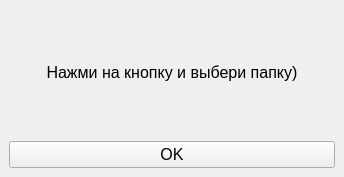
<?xml version="1.0" encoding="UTF-8"?>
<ui version="4.0">
 <class>MainWindow</class>
 <widget class="QMainWindow" name="MainWindow">
  <property name="geometry">
   <rect>
    <x>0</x>
    <y>0</y>
    <width>344</width>
    <height>177</height>
   </rect>
  </property>
  <property name="windowTitle">
   <string>File Counter</string>
  </property>
  <widget class="QWidget" name="centralwidget">
   <layout class="QVBoxLayout" name="verticalLayout">
    <item>
     <widget class="QLabel" name="label">
      <property name="font">
       <font>
        <pointsize>12</pointsize>
       </font>
      </property>
      <property name="text">
       <string>Нажми на кнопку и выбери папку)</string>
      </property>
      <property name="alignment">
       <set>Qt::AlignCenter</set>
      </property>
     </widget>
    </item>
    <item>
     <widget class="QPushButton" name="openButton">
      <property name="font">
       <font>
        <pointsize>12</pointsize>
       </font>
      </property>
      <property name="text">
       <string>OK</string>
      </property>
     </widget>
    </item>
   </layout>
  </widget>
 </widget>
 <resources/>
 <connections/>
</ui>
